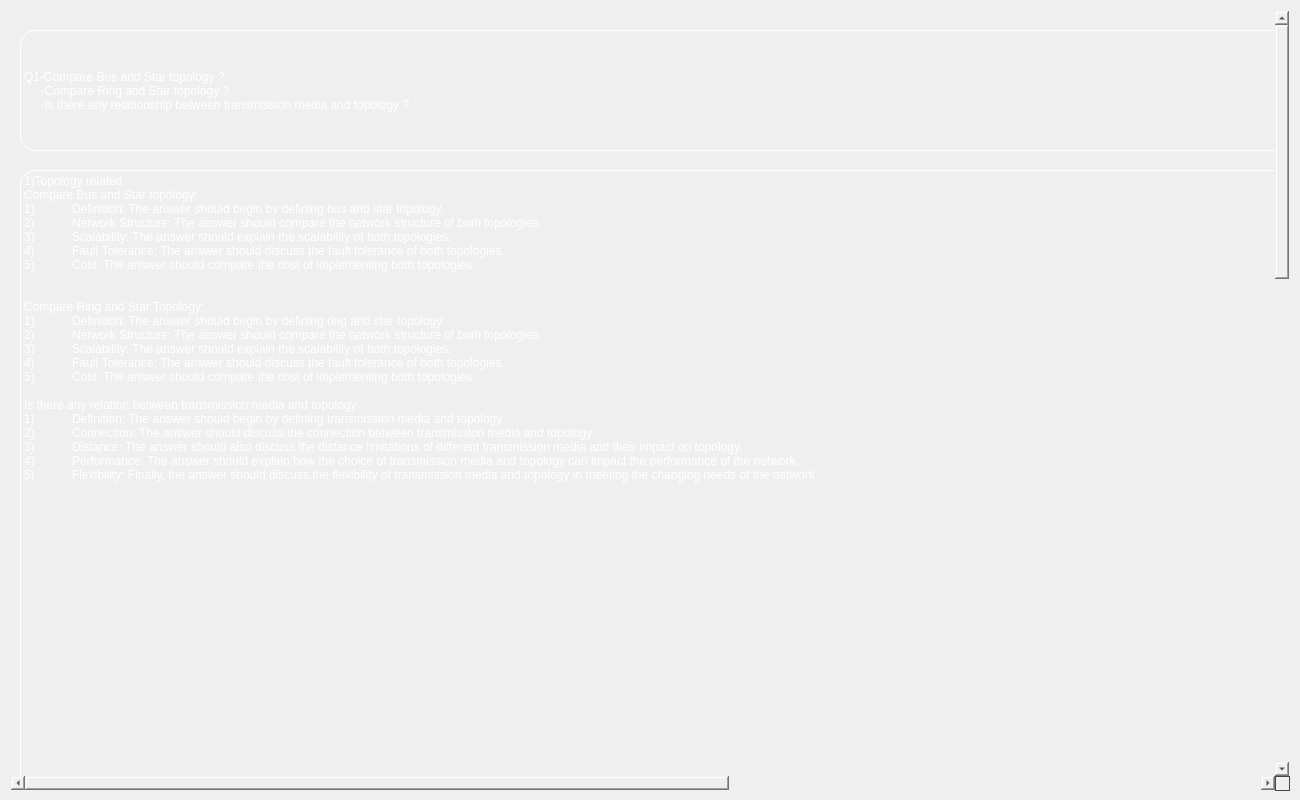
<?xml version="1.0" encoding="UTF-8"?>
<ui version="4.0">
 <class>answer_Dialog</class>
 <widget class="QDialog" name="answer_Dialog">
  <property name="geometry">
   <rect>
    <x>0</x>
    <y>0</y>
    <width>1300</width>
    <height>800</height>
   </rect>
  </property>
  <property name="windowTitle">
   <string>DARN IT-answers</string>
  </property>
  <widget class="QScrollArea" name="scrollArea">
   <property name="geometry">
    <rect>
     <x>10</x>
     <y>10</y>
     <width>1280</width>
     <height>781</height>
    </rect>
   </property>
   <property name="minimumSize">
    <size>
     <width>1280</width>
     <height>680</height>
    </size>
   </property>
   <property name="styleSheet">
    <string notr="true">background : transparent;</string>
   </property>
   <property name="verticalScrollBarPolicy">
    <enum>Qt::ScrollBarAlwaysOn</enum>
   </property>
   <property name="horizontalScrollBarPolicy">
    <enum>Qt::ScrollBarAlwaysOn</enum>
   </property>
   <property name="widgetResizable">
    <bool>true</bool>
   </property>
   <widget class="QWidget" name="scrollAreaWidgetContents_2">
    <property name="geometry">
     <rect>
      <x>0</x>
      <y>0</y>
      <width>2218</width>
      <height>2238</height>
     </rect>
    </property>
    <layout class="QVBoxLayout" name="verticalLayout">
     <item>
      <widget class="QFrame" name="frame">
       <property name="minimumSize">
        <size>
         <width>2200</width>
         <height>2200</height>
        </size>
       </property>
       <property name="styleSheet">
        <string notr="true">background : transparent;</string>
       </property>
       <property name="frameShape">
        <enum>QFrame::StyledPanel</enum>
       </property>
       <property name="frameShadow">
        <enum>QFrame::Raised</enum>
       </property>
       <widget class="QLabel" name="answer_l">
        <property name="geometry">
         <rect>
          <x>0</x>
          <y>150</y>
          <width>1808</width>
          <height>772</height>
         </rect>
        </property>
        <property name="styleSheet">
         <string notr="true">color: rgb(255, 255, 255);
font: 16pt &quot;Artifakt Element&quot;;
background : transparent;
border : outset ;
border-width : 1px;
border-color: rgb(255, 255, 255);
border-radius : 15px</string>
        </property>
        <property name="text">
         <string>1)Topology related
Compare Bus and Star topology:
1)	Definition: The answer should begin by defining bus and star topology.
2)	Network Structure: The answer should compare the network structure of both topologies. 
3)	Scalability: The answer should explain the scalability of both topologies. 
4)	Fault Tolerance: The answer should discuss the fault tolerance of both topologies.
5)	Cost: The answer should compare the cost of implementing both topologies. 


Compare Ring and Star Topology:
1)	Definition: The answer should begin by defining ring and star topology.
2)	Network Structure: The answer should compare the network structure of both topologies.
3)	Scalability: The answer should explain the scalability of both topologies.
4)	Fault Tolerance: The answer should discuss the fault tolerance of both topologies.
5)	Cost: The answer should compare the cost of implementing both topologies.

Is there any relation between transmission media and topology:
1)	Definition: The answer should begin by defining transmission media and topology.
2)	Connection: The answer should discuss the connection between transmission media and topology.
3)	Distance: The answer should also discuss the distance limitations of different transmission media and their impact on topology.
4)	Performance: The answer should explain how the choice of transmission media and topology can impact the performance of the network.
5)	Flexibility: Finally, the answer should discuss the flexibility of transmission media and topology in meeting the changing needs of the network.
</string>
        </property>
        <property name="alignment">
         <set>Qt::AlignLeading|Qt::AlignLeft|Qt::AlignTop</set>
        </property>
       </widget>
       <widget class="QLabel" name="label_2">
        <property name="geometry">
         <rect>
          <x>0</x>
          <y>10</y>
          <width>1811</width>
          <height>121</height>
         </rect>
        </property>
        <property name="styleSheet">
         <string notr="true">color: rgb(255, 255, 255);
font: 16pt &quot;Artifakt Element&quot;;
background : transparent;
border : outset ;
border-width : 1px;
border-color: rgb(255, 255, 255);
border-radius : 15px</string>
        </property>
        <property name="text">
         <string>Q1-Compare Bus and Star topology ?
     -Compare Ring and Star topology ?
     -Is there any relationship between transmission media and topology ?</string>
        </property>
        <property name="alignment">
         <set>Qt::AlignLeading|Qt::AlignLeft|Qt::AlignVCenter</set>
        </property>
       </widget>
      </widget>
     </item>
    </layout>
   </widget>
  </widget>
  <widget class="QLabel" name="bg">
   <property name="geometry">
    <rect>
     <x>0</x>
     <y>0</y>
     <width>1300</width>
     <height>800</height>
    </rect>
   </property>
   <property name="text">
    <string/>
   </property>
   <property name="pixmap">
    <pixmap>pictures/try2-dark-stripes-background-elegant-design-wallpapers_518299-1505.jpg</pixmap>
   </property>
   <property name="scaledContents">
    <bool>true</bool>
   </property>
  </widget>
  <zorder>bg</zorder>
  <zorder>scrollArea</zorder>
 </widget>
 <resources/>
 <connections/>
</ui>
